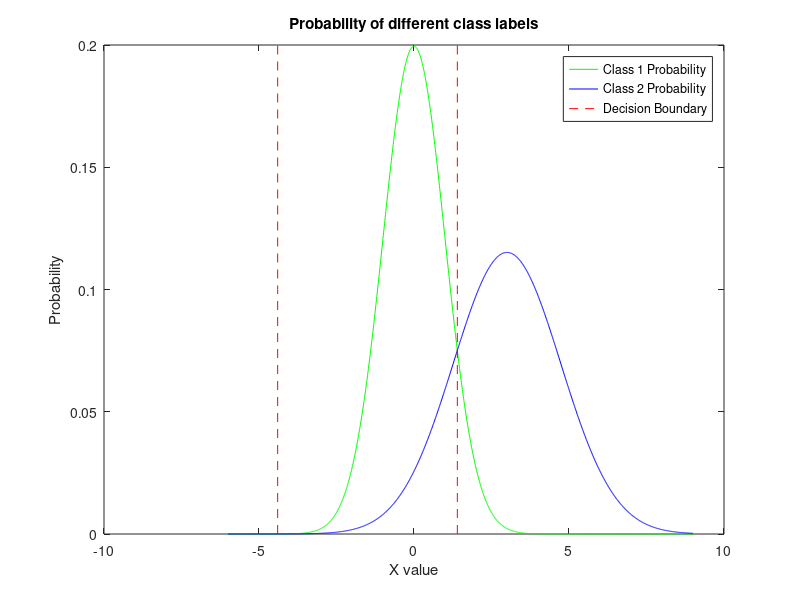

This chart was generated by the following MATLAB code:
xVals = -6:1/100:9;
equ1Vals = exp((-1.*xVals.^2)/2)/(2*sqrt(2*pi));
equ2Vals = exp((-1.*(xVals-3).^2)/6)/(2*sqrt(6*pi));
a = 2;
b = 6;
c = -9 - 3*log(3);
disc = b^2-4*a*c;
root1 = (-b + sqrt(disc))/(2*a);
root2 = (-b - sqrt(disc))/(2*a);
boundsY = 0:1/10:0.2;
sizeBounds = size(boundsY);
numYvals = sizeBounds(2);
boundX = ones(1,numYvals);
bound1X = boundX.*root1;
bound2X = boundX.*root2;
plot(xVals,equ1Vals,'g-',xVals,equ2Vals,'b-',bound1X,boundsY,'r--',bound2X,boundsY,'r--');
xlabel('X value');
ylabel('Probability');
title('Probability of different class labels');
legend('Class 1 Probability','Class 2 Probability','Decision Boundary');